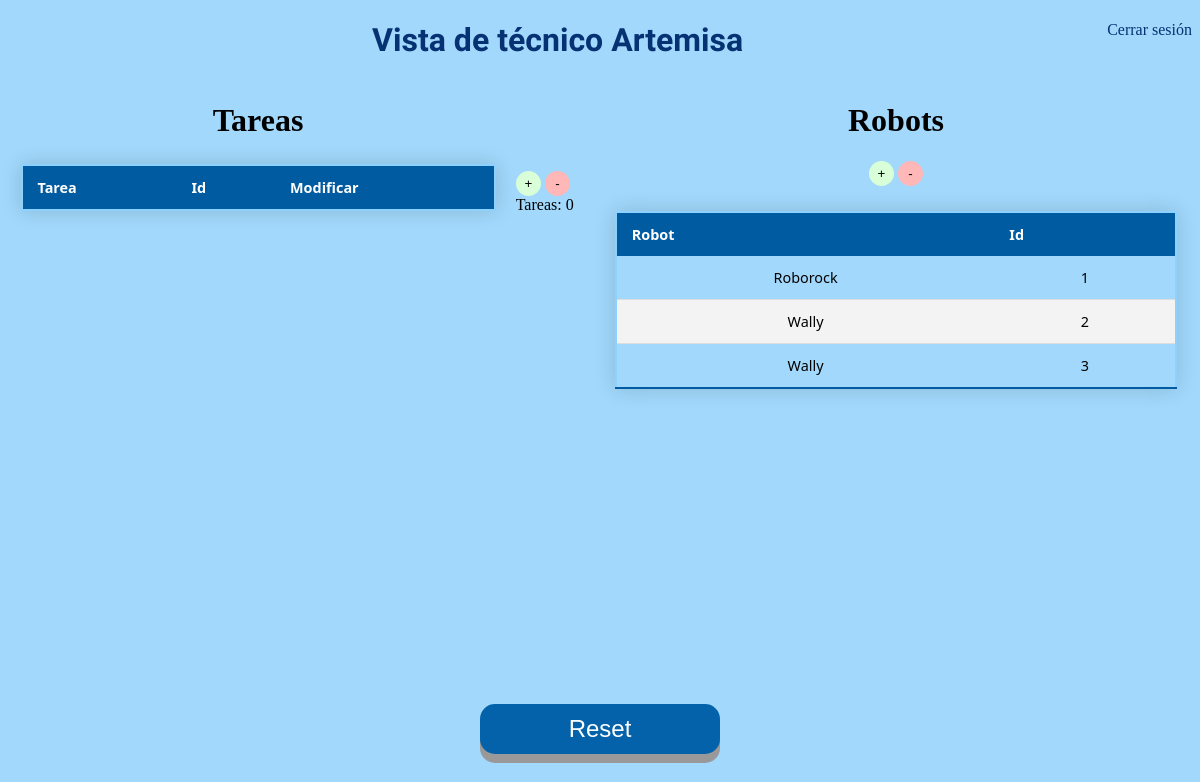
The page /Interfaz_tecnico.html on the database its author committed.
### app.py (models this page shows)
class Robo(db.Model):
    id = db.Column(db.Integer, primary_key=True)
    nombre = db.Column(db.String(200), nullable=False)

### app.py (the view)
@app.route('/Interfaz_tecnico.html', methods=['POST','GET'])     # Redireccion a Tecnico
def tecnico():
    tasks = Todo.query.order_by(Todo.id).all() # Este método nos devuelve todos los elementos de la tabla de la base de datos
    rob = Robo.query.order_by(Robo.id).all()
    return render_template('Interfaz_tecnico.html', tasks=tasks, rob=rob) # Presentar las tareas

### templates/Interfaz_tecnico.html (shortened to what this page needs)
{% extends 'base.html' %}
{% block head %}
</head>
{% endblock %}
{% block body %}
<a style="float:right" href="index.html">Cerrar sesión</a>
  <h1 class="principal" style="text-align:center"> Vista de técnico Artemisa</h1>
<div class="inline-div-izquierda">
  <h1 class="Copper">Tareas</h1>
  <center>
    <table>
      <thead>
        <tr>
            <th> Tarea</th>
            <th> Id </th>
            <th> Modificar </th>
        </tr>
      </thead>
      </table>
  </center>
</div>
<div class="inline-div-izquierda2">
  <br> <br> <br> <br> <br>
  <button type="button" class="button3" onClick="window.location.href='/new_update/{{ tasks[-1].id }}';">+</button>
  <button type="button" class="button4" onClick="window.location.href='/delete';">-</button>
 <br> &nbsp;
  Tareas:
  <a id="clicks">{{ tasks[-1].id -1 }}</a> <br>
</div>
<center>
  <div class="inline-div-derecha">
    <h1 class="Copper"> Robots</h1>
    <button type="button" class="button3" onClick="window.location.href='/nuevo_robot';">+</button>
    <button type="button" class="button4" onClick="window.location.href='/delete_robot';">-</button>
    <br>
    <table>
      <thead>
        <tr>
            <th> Robot</th>
            <th> Id </th>
        </tr>
      </thead>
      {% for robot in rob %}
      {% if robot.id!=1 %}
          <tr>
            <td> {{ robot.nombre }}</td>
            <td> {{ robot.id - 1 }} </td>
          </tr>
        {% endif %}
      {% endfor %}
      </table>
  </div>
  <br>
  <br>
</center>
<br> <br> <br> <br> <br> <br> <br> <br> <br> <br> <br> <br> <br> <br> <br> <br> <br> <br> <br> <br> <br>
<center>
  <button id="boton2" class="button2" onclick="window.location.href='/reset';">Reset</button>
</center>
  {% endblock %}

### static/css/main.css (style rules this page uses)
a:link { text-decoration: none; color: rgb(6, 50, 115); }
body { background-color: #a1d8fb; }
h1.Copper { font-family: Copperplate, Papyrus, fantasy; text-align: center }
h1.principal { font-family: "Audiowide", sans-serif; color: rgb(6, 50, 115); }
.button2 { width: 20%; height: 50px; position: absolute; top: 88%; left: 40%; font-size: 24px; text-align: center; position: absolute; bottom: 30px; right: 600px; cursor: pointer; outline: none; color: #fff; background-color: #0462aa; border: none; border-radius: 15px; box-shadow: 0 9px #999; }
.button3 { width: 25px; height: 25px; border: none; border-radius: 15px; background-color: #d8ffd8; }
.button4 { width: 25px; height: 25px; border: none; border-radius: 15px; background-color: #ffb7b7; }
.inline-div-derecha { width: 50%; float: right; }
.inline-div-izquierda { width: 500px; float: left; }
.inline-div-izquierda2 { width: 72px; float: left; }
table { border: 2px solid rgb(140, 209, 255); border-collapse: collapse; width: 95%; margin: 25px 0; font-size: 0.9em; font-family: "Segoe UI"; text-align: center; min-width: 400px; box-shadow: 0 0 20px rgba(0, 0, 0, 0.15); }
thead tr { background-color: #005ba0; color: #ffffff; text-align: left; }
th, td { padding: 12px 15px; }
tbody tr { border-bottom: 1px solid #dddddd; }
tbody tr:nth-of-type(even) { background-color: #f3f3f3; }
tbody tr:last-of-type { border-bottom: 2px solid #005ba0; }

### rows shown on the page
Robo: nombre "Roborock", id "1"
Robo: nombre "Wally", id "2"
Robo: nombre "Wally", id "3"

### other values the page prints
{{ tasks[-1].id -1 }} "0"
